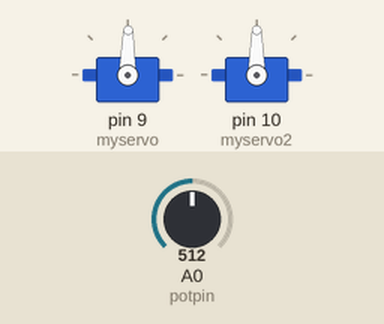
Simulated run of this sketch. Board: Arduino Uno, built with avr-gcc and run on an emulated ATmega328P. On the bench: 2 × servo. Inputs (shaded band) come from the test bench; at power-on: A0 (potpin) = 512.

Above: at 1.2 s.
1.3 s: A0 (potpin) set to 716
At 1.8 s:
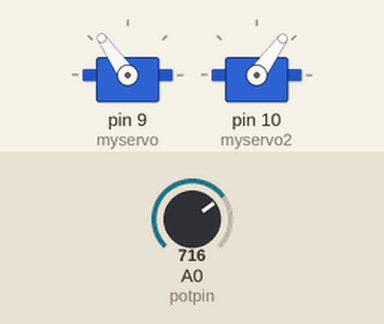
2.8 s: A0 (potpin) set to 900
At 4.0 s:
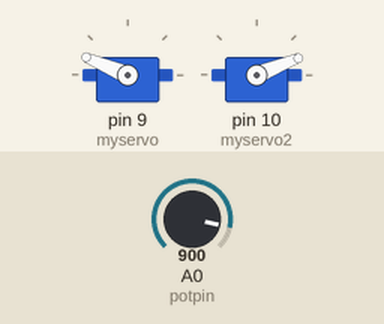
4.3 s: A0 (potpin) set to 1023
At 5.3 s:
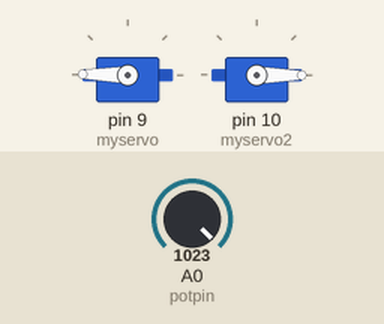
5.8 s: A0 (potpin) set to 306
At 6.5 s:
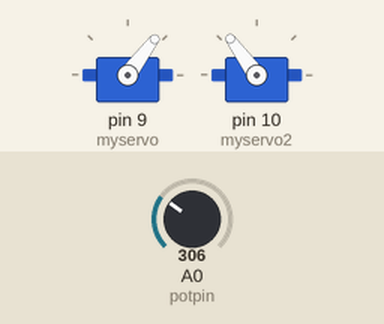
7.3 s: A0 (potpin) set to 122
At 7.6 s:
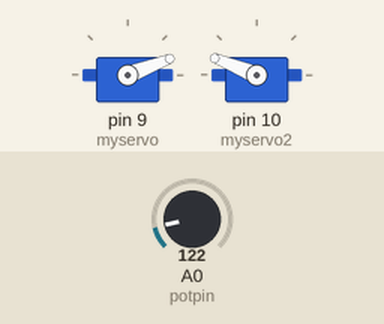
8.8 s: A0 (potpin) set to 511
At 10.0 s:
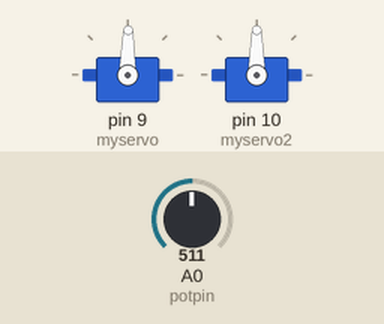
Timing chart, 0 to 11.3 s (numbered marks = the images above; inputs shaded):
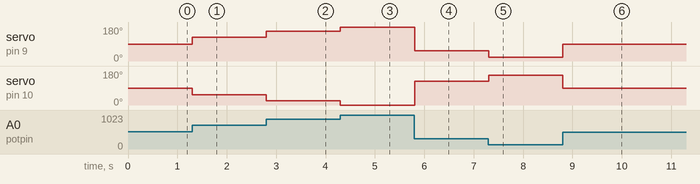

Measured:
- after the input at 1.3 s, servo on pin 9 (myservo): 89° → 125° at once; servo on pin 10 (myservo2): 90° → 54° at once
- after the input at 2.8 s, servo on pin 9 (myservo): 125° → 157° at once; servo on pin 10 (myservo2): 54° → 22° at once
- after the input at 4.3 s, servo on pin 9 (myservo): 157° → 179° at once; servo on pin 10 (myservo2): 22° → 0° at once
- after the input at 5.8 s, servo on pin 9 (myservo): 179° → 53° at once; servo on pin 10 (myservo2): 0° → 126° at once
- after the input at 7.3 s, servo on pin 9 (myservo): 53° → 21° at once; servo on pin 10 (myservo2): 126° → 158° at once
- after the input at 8.8 s, servo on pin 9 (myservo): 21° → 89° at once; servo on pin 10 (myservo2): 158° → 90° at once

The sketch:

Knob2.ino
```cpp
// Controlling a servo position using a potentiometer (variable resistor)
// by Michal Rinott <http://people.interaction-ivrea.it/m.rinott>

#include <Servo.h>

Servo myservo;  // create servo object to control a servo
Servo myservo2;  // create servo object to control a servo

int potpin = 0;  // analog pin used to connect the potentiometer
int val;    // variable to read the value from the analog pin

void setup()
{
  myservo.attach(9);  // attaches the servo on pin 9 to the servo object
  myservo2.attach(10);  // attaches the servo on pin 9 to the servo object
}

void loop()
{
  val = analogRead(potpin);            // reads the value of the potentiometer (value between 0 and 1023)
  val = map(val, 0, 1023, 0, 179);     // scale it to use it with the servo (value between 0 and 180)
  myservo.write(val);                  // sets the servo position according to the scaled value
  myservo2.write(179-val);                  // sets the servo position according to the scaled value
  delay(15);                           // waits for the servo to get there
}
```
